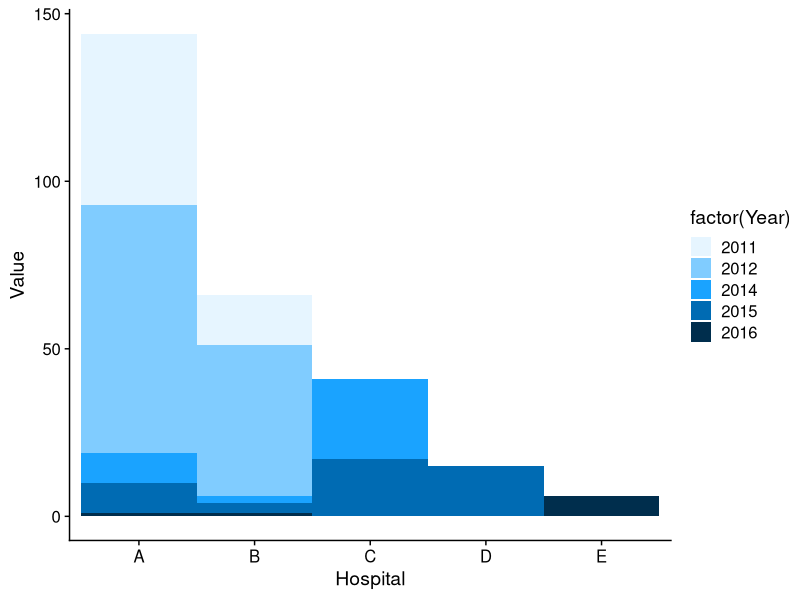

This chart was generated by the following R code:
setwd("~/")
library(tidyverse)
library(ggpubr)

# plot bar chart first then convert - this is the usual way
HospitalPalette <- c("A"="#f2ab27",
                        "B"="#f2e827",
                        "C"="#6a13a1",
                        "D"="#de27f2",
                        "E"="#323835"
)
YearPallette <- c("2011"="#e6f5ff",
                 "2012"="#80ccff",
                 "2014"="#1aa3ff",
                 "2015"="#006bb3",
                 "2016"="#002e4d")

# Set theme
library('cowplot')
theme_set(theme_cowplot())

data <- read.csv("hospital_isolate_stats.csv", header = TRUE, stringsAsFactors = TRUE)
head(data)


bc<- ggplot(data, aes(x=Hospital, y=Value, fill=factor(Year)))+
  scale_fill_manual(values=YearPallette)+
  geom_bar(width = 1, stat = "identity")
#  theme(axis.text.x=element_blank(),axis.line.x = element_blank(),axis.line.y=element_blank(),axis.ticks=element_blank())+
#  ylab("") + xlab("")

bc
